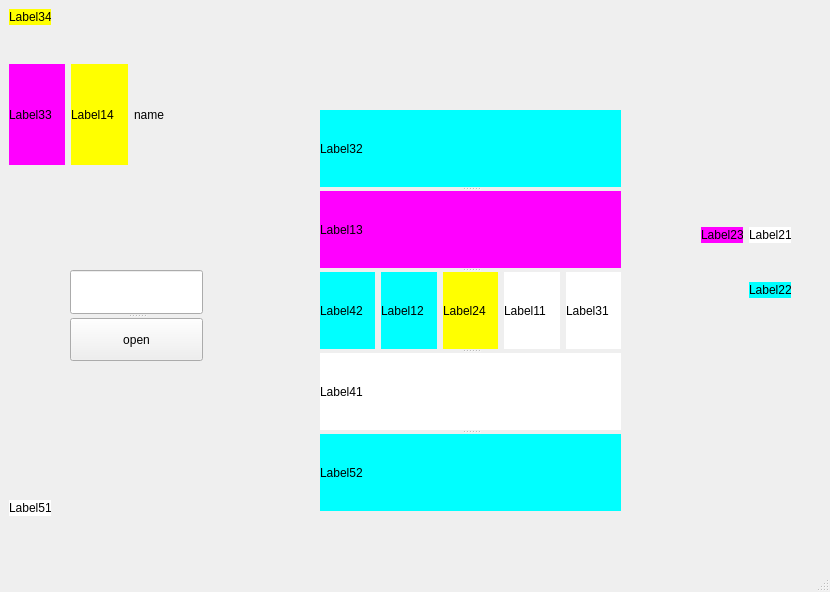
<?xml version="1.0" encoding="UTF-8"?>
<ui version="4.0">
 <class>MainWindow</class>
 <widget class="QMainWindow" name="MainWindow">
  <property name="geometry">
   <rect>
    <x>0</x>
    <y>0</y>
    <width>830</width>
    <height>592</height>
   </rect>
  </property>
  <property name="windowTitle">
   <string>MainWindow</string>
  </property>
  <widget class="QWidget" name="centralwidget">
   <widget class="QLabel" name="label_5">
    <property name="geometry">
     <rect>
      <x>749</x>
      <y>227</y>
      <width>42</width>
      <height>16</height>
     </rect>
    </property>
    <property name="styleSheet">
     <string notr="true">background-color: rgb(255, 255, 255);</string>
    </property>
    <property name="text">
     <string>Label21</string>
    </property>
   </widget>
   <widget class="QLabel" name="label_7">
    <property name="geometry">
     <rect>
      <x>701</x>
      <y>227</y>
      <width>42</width>
      <height>16</height>
     </rect>
    </property>
    <property name="styleSheet">
     <string notr="true">background-color: rgb(255, 0, 255);</string>
    </property>
    <property name="text">
     <string>Label23</string>
    </property>
   </widget>
   <widget class="QLabel" name="label_6">
    <property name="geometry">
     <rect>
      <x>749</x>
      <y>282</y>
      <width>42</width>
      <height>16</height>
     </rect>
    </property>
    <property name="styleSheet">
     <string notr="true">background-color: rgb(0, 255, 255);</string>
    </property>
    <property name="text">
     <string>Label22</string>
    </property>
   </widget>
   <widget class="QLabel" name="label_12">
    <property name="geometry">
     <rect>
      <x>9</x>
      <y>9</y>
      <width>42</width>
      <height>16</height>
     </rect>
    </property>
    <property name="styleSheet">
     <string notr="true">background-color: rgb(255, 255, 0);</string>
    </property>
    <property name="text">
     <string>Label34</string>
    </property>
   </widget>
   <widget class="QLabel" name="label_15">
    <property name="geometry">
     <rect>
      <x>9</x>
      <y>500</y>
      <width>42</width>
      <height>16</height>
     </rect>
    </property>
    <property name="styleSheet">
     <string notr="true">background-color: rgb(255, 255, 255);</string>
    </property>
    <property name="text">
     <string>Label51</string>
    </property>
   </widget>
   <widget class="QSplitter" name="splitter">
    <property name="geometry">
     <rect>
      <x>320</x>
      <y>110</y>
      <width>301</width>
      <height>401</height>
     </rect>
    </property>
    <property name="orientation">
     <enum>Qt::Orientation::Vertical</enum>
    </property>
    <widget class="QLabel" name="label_10">
     <property name="styleSheet">
      <string notr="true">background-color: rgb(0, 255, 255);</string>
     </property>
     <property name="text">
      <string>Label32</string>
     </property>
    </widget>
    <widget class="QLabel" name="label">
     <property name="styleSheet">
      <string notr="true">background-color: rgb(255, 0, 255);</string>
     </property>
     <property name="text">
      <string>Label13</string>
     </property>
    </widget>
    <widget class="QWidget" name="">
     <layout class="QHBoxLayout" name="horizontalLayout">
      <item>
       <widget class="QLabel" name="label_14">
        <property name="styleSheet">
         <string notr="true">background-color: rgb(0, 255, 255);</string>
        </property>
        <property name="text">
         <string>Label42</string>
        </property>
       </widget>
      </item>
      <item>
       <widget class="QLabel" name="label_3">
        <property name="styleSheet">
         <string notr="true">background-color: rgb(0, 255, 255);</string>
        </property>
        <property name="text">
         <string>Label12</string>
        </property>
       </widget>
      </item>
      <item>
       <widget class="QLabel" name="label_8">
        <property name="styleSheet">
         <string notr="true">background-color: rgb(255, 255, 0);</string>
        </property>
        <property name="text">
         <string>Label24</string>
        </property>
       </widget>
      </item>
      <item>
       <widget class="QLabel" name="label_4">
        <property name="styleSheet">
         <string notr="true">background-color: rgb(255, 255, 255);</string>
        </property>
        <property name="text">
         <string>Label11</string>
        </property>
       </widget>
      </item>
      <item>
       <widget class="QLabel" name="label_9">
        <property name="styleSheet">
         <string notr="true">background-color: rgb(255, 255, 255);</string>
        </property>
        <property name="text">
         <string>Label31</string>
        </property>
       </widget>
      </item>
     </layout>
    </widget>
    <widget class="QLabel" name="label_13">
     <property name="styleSheet">
      <string notr="true">background-color: rgb(255, 255, 255);</string>
     </property>
     <property name="text">
      <string>Label41</string>
     </property>
    </widget>
    <widget class="QLabel" name="label_16">
     <property name="styleSheet">
      <string notr="true">background-color: rgb(0, 255, 255);</string>
     </property>
     <property name="text">
      <string>Label52</string>
     </property>
    </widget>
   </widget>
   <widget class="QSplitter" name="splitter_2">
    <property name="geometry">
     <rect>
      <x>70</x>
      <y>270</y>
      <width>133</width>
      <height>91</height>
     </rect>
    </property>
    <property name="orientation">
     <enum>Qt::Orientation::Vertical</enum>
    </property>
    <widget class="QLineEdit" name="nameLineEdit">
     <property name="text">
      <string/>
     </property>
    </widget>
    <widget class="QPushButton" name="pushButton">
     <property name="text">
      <string>open</string>
     </property>
    </widget>
   </widget>
   <widget class="QWidget" name="">
    <property name="geometry">
     <rect>
      <x>9</x>
      <y>64</y>
      <width>181</width>
      <height>101</height>
     </rect>
    </property>
    <layout class="QHBoxLayout" name="horizontalLayout_2">
     <item>
      <widget class="QLabel" name="label_11">
       <property name="styleSheet">
        <string notr="true">background-color: rgb(255, 0, 255);</string>
       </property>
       <property name="text">
        <string>Label33</string>
       </property>
      </widget>
     </item>
     <item>
      <widget class="QLabel" name="label_2">
       <property name="styleSheet">
        <string notr="true">background-color: rgb(255, 255, 0);</string>
       </property>
       <property name="text">
        <string>Label14</string>
       </property>
      </widget>
     </item>
     <item>
      <widget class="QLabel" name="nameLabel">
       <property name="text">
        <string>name</string>
       </property>
      </widget>
     </item>
    </layout>
   </widget>
  </widget>
  <widget class="QMenuBar" name="menubar">
   <property name="geometry">
    <rect>
     <x>0</x>
     <y>0</y>
     <width>830</width>
     <height>22</height>
    </rect>
   </property>
  </widget>
  <widget class="QStatusBar" name="statusbar"/>
 </widget>
 <resources/>
 <connections/>
</ui>
